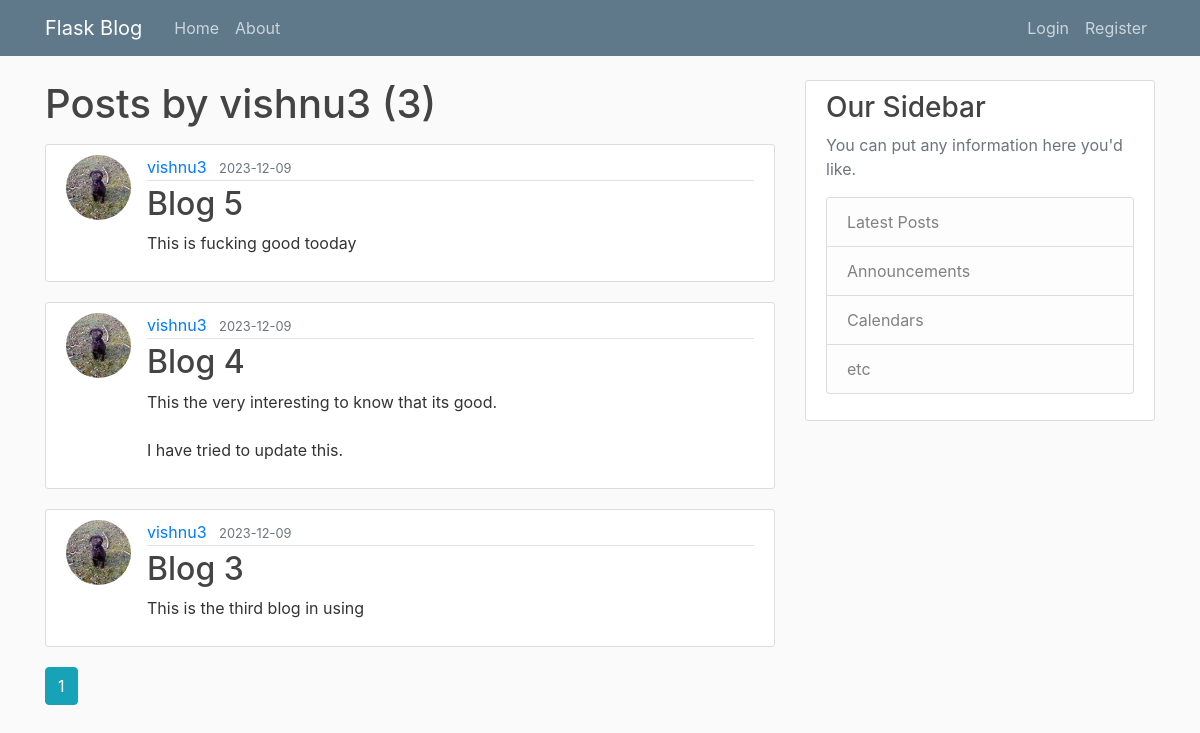
Screenshot of /user/vishnu3 with the database file from the repository.
### flaskblog/models.py (models this page shows, shortened)
class User(db.Model, UserMixin):
    id = db.Column(db.Integer, primary_key=True)
    username = db.Column(db.String(20), unique=True, nullable=False)
    email = db.Column(db.String(120), unique=True, nullable=False)
    image_file = db.Column(db.String(20), nullable=False, default='default.jpg')
    password = db.Column(db.String(60), nullable=False)
    posts = db.relationship('Post', backref='author', lazy=True)

class Post(db.Model):
    id = db.Column(db.Integer, primary_key=True)
    title = db.Column(db.String(100), nullable=False)
    date_posted = db.Column(db.DateTime, nullable=False, default=datetime.utcnow)
    content = db.Column(db.Text, nullable=False)
    user_id = db.Column(db.Integer, db.ForeignKey('user.id'), nullable=False)

### flaskblog/users/routes.py (the view)
@users.route("/user/<string:username>")
def user_posts(username):
    page = request.args.get('page', 1, type=int)
    user = User.query.filter_by(username=username).first_or_404()
    posts = Post.query.filter_by(author=user)\
        .order_by(Post.date_posted.desc())\
        .paginate(page=page, per_page=5)
    return render_template('user_posts.html', posts=posts, user=user)

### flaskblog/templates/user_posts.html
{% extends "layout.html" %}
{% block content %}
    <h1 class="mb-3">Posts by {{ user.username }} ({{ posts.total }})</h1>
    {% for post in posts.items %}
        <article class="media content-section">
          <img class="rounded-circle article-img" src="{{ url_for('static', filename='profile_pics/' + post.author.image_file) }}">
          <div class="media-body">
            <div class="article-metadata">
              <a class="mr-2" href="{{ url_for('users.user_posts', username=post.author.username) }}">{{ post.author.username }}</a>
              <small class="text-muted">{{ post.date_posted.strftime('%Y-%m-%d') }}</small>
            </div>
            <h2><a class="article-title" href="{{ url_for('posts.post', post_id=post.id) }}">{{ post.title }}</a></h2>
            <p class="article-content">{{ post.content }}</p>
          </div>
        </article>
    {% endfor %}
    {% for page_num in posts.iter_pages(left_edge=1, right_edge=1, left_current=1, right_current=2) %}
      {% if page_num %}
        {% if posts.page == page_num %}
          <a class="btn btn-info mb-4" href="{{ url_for('users.user_posts', username=user.username, page=page_num) }}">{{ page_num }}</a>
        {% else %}
          <a class="btn btn-outline-info mb-4" href="{{ url_for('users.user_posts', username=user.username, page=page_num) }}">{{ page_num }}</a>
        {% endif %}
      {% else %}
        ...
      {% endif %}
    {% endfor %}
{% endblock content %}

### flaskblog/static/main.css (style rules this page uses)
body { background: #fafafa; color: #333333; margin-top: 5rem; }
h1, h2, h3, h4, h5, h6 { color: #444444; }
.content-section { background: #ffffff; padding: 10px 20px; border: 1px solid #dddddd; border-radius: 3px; margin-bottom: 20px; }
.article-title { color: #444444; }
.article-content { white-space: pre-line; }
.article-img { height: 65px; width: 65px; margin-right: 16px; }
.article-metadata { padding-bottom: 1px; margin-bottom: 4px; border-bottom: 1px solid #e3e3e3 }

### rows the page displays
User: username "vishnu3"
Post: image_file (picture), author.username "vishnu3", date_posted "2023-12-09", title "Blog 5", content "This is fucking good tooday"
Post: image_file (picture), author.username "vishnu3", date_posted "2023-12-09", title "Blog 4", content "This the very interesting to know that its good. I have tried to update this."
Post: image_file (picture), author.username "vishnu3", date_posted "2023-12-09", title "Blog 3", content "This is the third blog in using"

### other values shown
{{ posts.total }} "3"
{{ page_num }} "1"
